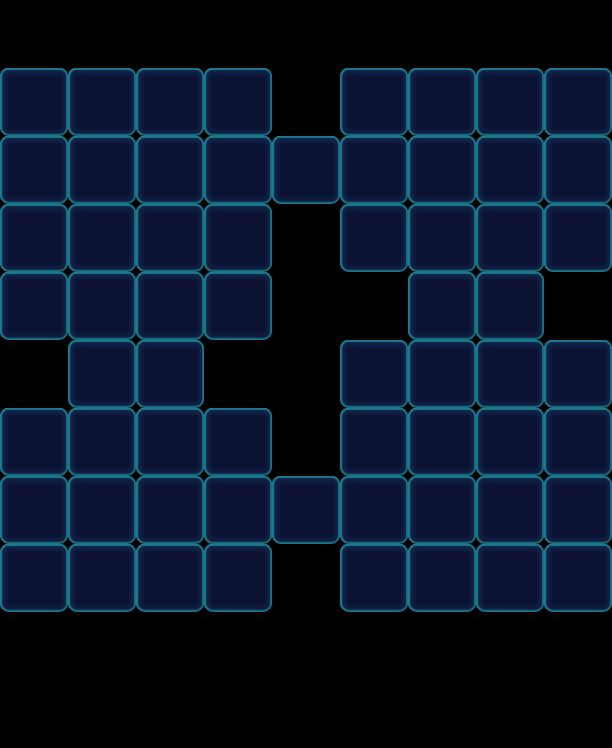

The image is a tile-based game level rendered from a .tmx file. Its description and source (layers, tilesets, objects; grid data summarised) follow:
An orthogonal 9x11 tile map with 68x68 px tiles, 1 tile layer (Valid), 2 tilesets and 36 objects (14x Factory_Normal, 8x Ice, 8x Haze, 6x Stone).

<map version="1.0" orientation="orthogonal" width="9" height="11" tilewidth="68" tileheight="68">
 <tileset firstgid="1" name="game_grid1" tilewidth="68" tileheight="68">
  <image source="game_grid1.png" width="68" height="68" />
 </tileset>
 <tileset firstgid="2" name="map" tilewidth="68" tileheight="68">
  <image source="map.png" width="1024" height="1024" />
 </tileset>
 <layer name="Valid" width="9" height="11">
  <data>[99 cells, 62 non-empty, 1 distinct tile ids]</data>
 </layer>
 <objectgroup name="BottomObj" width="9" height="11" />
 <objectgroup name="MiddleObj" width="9" height="11" />
 <objectgroup color="#000000" name="TopObj" width="9" height="11">
  <object name="10" type="Factory_Normal" x="0" y="0" width="68" height="68">
   <properties>
    <property name="FactoryColorsConfig" value="Blue,Green,Yellow,Orange" />
   </properties>
  </object>
  <object name="10" type="Factory_Normal" x="68" y="0" width="68" height="68">
   <properties>
    <property name="FactoryColorsConfig" value="Blue,Green,Yellow,Orange" />
   </properties>
  </object>
  <object name="10" type="Factory_Normal" x="476" y="0" width="68" height="68">
   <properties>
    <property name="FactoryColorsConfig" value="Blue,Green,Yellow,Orange" />
   </properties>
  </object>
  <object name="10" type="Factory_Normal" x="544" y="0" width="68" height="68">
   <properties>
    <property name="FactoryColorsConfig" value="Blue,Green,Yellow,Orange" />
   </properties>
  </object>
  <object name="10" type="Factory_Normal" x="136" y="0" width="68" height="68">
   <properties>
    <property name="FactoryColorsConfig" value="Blue,Green,Yellow,Orange" />
   </properties>
  </object>
  <object name="10" type="Factory_Normal" x="204" y="0" width="68" height="68">
   <properties>
    <property name="FactoryColorsConfig" value="Blue,Green,Yellow,Orange" />
   </properties>
  </object>
  <object name="10" type="Factory_Normal" x="340" y="0" width="68" height="68">
   <properties>
    <property name="FactoryColorsConfig" value="Blue,Green,Yellow,Orange" />
   </properties>
  </object>
  <object name="10" type="Factory_Normal" x="408" y="0" width="68" height="68">
   <properties>
    <property name="FactoryColorsConfig" value="Blue,Green,Yellow,Orange" />
   </properties>
  </object>
  <object name="Ice" type="Ice" x="68" y="272" width="68" height="68">
   <properties>
    <property name="Layers" value="3" />
   </properties>
  </object>
  <object name="Ice" type="Ice" x="136" y="272" width="68" height="68">
   <properties>
    <property name="Layers" value="3" />
   </properties>
  </object>
  <object name="Ice" type="Ice" x="68" y="340" width="68" height="68">
   <properties>
    <property name="Layers" value="3" />
   </properties>
  </object>
  <object name="Ice" type="Ice" x="136" y="340" width="68" height="68">
   <properties>
    <property name="Layers" value="3" />
   </properties>
  </object>
  <object name="Ice" type="Ice" x="408" y="272" width="68" height="68">
   <properties>
    <property name="Layers" value="3" />
   </properties>
  </object>
  <object name="Ice" type="Ice" x="476" y="272" width="68" height="68">
   <properties>
    <property name="Layers" value="3" />
   </properties>
  </object>
  <object name="Ice" type="Ice" x="408" y="340" width="68" height="68">
   <properties>
    <property name="Layers" value="3" />
   </properties>
  </object>
  <object name="Ice" type="Ice" x="476" y="340" width="68" height="68">
   <properties>
    <property name="Layers" value="3" />
   </properties>
  </object>
  <object name="Stone" type="Stone" gid="34" x="272" y="544">
   <properties>
    <property name="Layers" value="1" />
   </properties>
  </object>
  <object name="Stone" type="Stone" gid="34" x="272" y="204">
   <properties>
    <property name="Layers" value="1" />
   </properties>
  </object>
  <object name="Stone" type="Stone" gid="34" x="204" y="340">
   <properties>
    <property name="Layers" value="1" />
   </properties>
  </object>
  <object name="Stone" type="Stone" gid="34" x="0" y="340">
   <properties>
    <property name="Layers" value="1" />
   </properties>
  </object>
  <object name="Stone" type="Stone" gid="34" x="340" y="408">
   <properties>
    <property name="Layers" value="1" />
   </properties>
  </object>
  <object name="Stone" type="Stone" gid="34" x="544" y="408">
   <properties>
    <property name="Layers" value="1" />
   </properties>
  </object>
  <object name="10" type="Factory_Normal" x="272" y="68" width="68" height="68">
   <properties>
    <property name="FactoryColorsConfig" value="Blue,Green,Yellow,Orange" />
   </properties>
  </object>
  <object name="10" type="Factory_Normal" x="272" y="408" width="68" height="68">
   <properties>
    <property name="FactoryColorsConfig" value="Blue,Green,Yellow,Orange" />
   </properties>
  </object>
  <object name="10" type="Factory_Normal" x="0" y="340" width="68" height="68">
   <properties>
    <property name="FactoryColorsConfig" value="Blue,Green,Yellow,Orange" />
   </properties>
  </object>
  <object name="10" type="Factory_Normal" x="204" y="340" width="68" height="68">
   <properties>
    <property name="FactoryColorsConfig" value="Blue,Green,Yellow,Orange" />
   </properties>
  </object>
  <object name="10" type="Factory_Normal" x="340" y="272" width="68" height="68">
   <properties>
    <property name="FactoryColorsConfig" value="Blue,Green,Yellow,Orange" />
   </properties>
  </object>
  <object name="10" type="Factory_Normal" x="544" y="272" width="68" height="68">
   <properties>
    <property name="FactoryColorsConfig" value="Blue,Green,Yellow,Orange" />
   </properties>
  </object>
 </objectgroup>
 <objectgroup color="#00ff00" name="CeilObj" width="9" height="11">
  <object name="Haze" type="Haze" x="68" y="272" width="68" height="68">
   <properties>
    <property name="HazeLevel" value="3" />
   </properties>
  </object>
  <object name="Haze" type="Haze" x="136" y="272" width="68" height="68">
   <properties>
    <property name="HazeLevel" value="3" />
   </properties>
  </object>
  <object name="Haze" type="Haze" x="68" y="340" width="68" height="68">
   <properties>
    <property name="HazeLevel" value="3" />
   </properties>
  </object>
  <object name="Haze" type="Haze" x="136" y="340" width="68" height="68">
   <properties>
    <property name="HazeLevel" value="3" />
   </properties>
  </object>
  <object name="Haze" type="Haze" x="408" y="272" width="68" height="68">
   <properties>
    <property name="HazeLevel" value="3" />
   </properties>
  </object>
  <object name="Haze" type="Haze" x="476" y="272" width="68" height="68">
   <properties>
    <property name="HazeLevel" value="3" />
   </properties>
  </object>
  <object name="Haze" type="Haze" x="408" y="340" width="68" height="68">
   <properties>
    <property name="HazeLevel" value="3" />
   </properties>
  </object>
  <object name="Haze" type="Haze" x="476" y="340" width="68" height="68">
   <properties>
    <property name="HazeLevel" value="3" />
   </properties>
  </object>
 </objectgroup>
</map>
